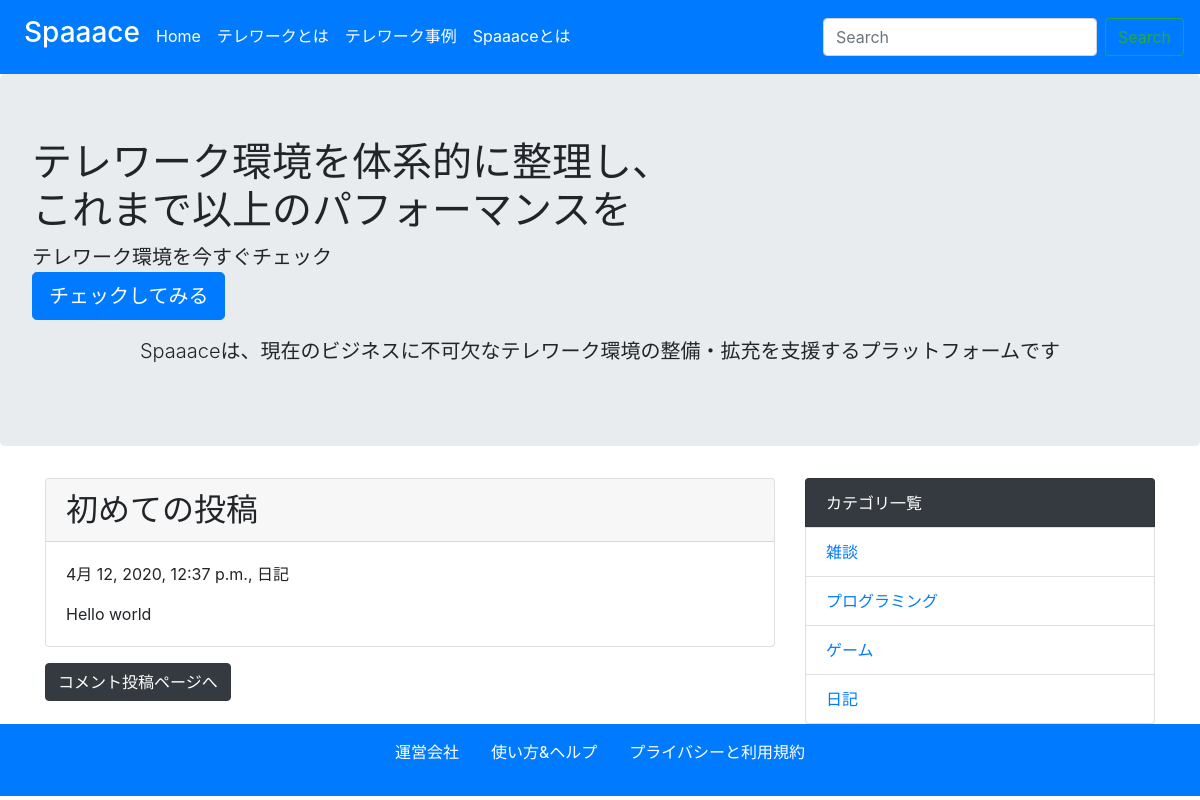
Page /detail/1/ on the committed database.
### blog/models.py (models this page shows, shortened)
class Post(models.Model):
    title = models.CharField('タイトル', max_length=255)
    text = models.TextField('本文')
    created_at = models.DateTimeField('作成日', default=timezone.now)
    category = models.ForeignKey(
        Category, verbose_name='カテゴリ', on_delete=models.PROTECT
    )

class Category(models.Model):
    name = models.CharField('カテゴリ名', max_length=255)
    created_at = models.DateTimeField('作成日', default=timezone.now)
    def __str__(self):
        return self.name

### blog/views.py (the view)
# urls.py: path('detail/<int:pk>/', views.DetailView.as_view(), name='detail'),
class DetailView(generic.DetailView):
    model = Post

### blog/context_processors.py (called while the page is built)
def common(request):
    context = {
        'category_list': Category.objects.all()
    }
    return context

### blog/templates/blog/post_detail.html (shortened to what this page needs)
{% extends 'blog/base.html' %}
{% block content %}
<div class="card mb-3">
  <h2 class="card-header">{{ post.title }}</h2>
  <div class="card-body">
    <p>{{ post.created_at }}, {{ post.category }}</p>
    {{ post.text | linebreaksbr | urlize}}
  </div>
</div>
<a class="btn btn-dark" href="{% url 'blog:comment' post.pk %}">コメント投稿ページへ</a>
{% endblock %}

### blog/templates/blog/base.html (shortened to what this page needs)
<!doctype html>
<html lang="ja">
  <head>
    <link rel="stylesheet" href="https://maxcdn.bootstrapcdn.com/bootstrap/4.0.0-beta.2/css/bootstrap.min.css">
  </head>
  <body>
    <nav class="navbar navbar-expand-lg navbar-dark bg-primary">
      <div class="collapse navbar-collapse" id="navbarSupportedContent">
        <ul class="navbar-nav mr-auto">
          <li class="nav-item active">
            <a class="nav-link" href="{%url 'blog:index'%}"><h3>Spaaace</h3></a>
          </li>
          <li class="nav-item active">
            <a class="nav-link py-3" href="{%url 'blog:index'%}">Home</a>
          </li>
          <li class="nav-item active">
            <a class="nav-link disabled py-3" href="#">テレワークとは</a>
          </li>
          <li class="nav-item active">
            <a class="nav-link disabled py-3" href="#">テレワーク事例</a>
          </li>
          <li class="nav-item active">
            <a class="nav-link disabled py-3" href="#">Spaaaceとは</a>
          </li>
        </ul>
        <form class="form-inline my-2 my-lg-0" method="GET" action="{%url 'blog:index'%}">
          <input class="form-control mr-sm-2" type="text" placeholder="Search" aria-label="Search" name='keyword'>
          <button class="btn btn-outline-success my-2 my-sm-0" type="submit">Search</button>
        </form>
      </div>
    </nav>
    <div class="jumbotron">
      <h1 class="display-5">テレワーク環境を体系的に整理し、<br>これまで以上のパフォーマンスを</h1>
      <p class="lead">テレワーク環境を今すぐチェック <br>
        <a class="btn btn-primary btn-lg text-center " href="#!" role="button">チェックしてみる</a> </p>
      <p class="lead text-center">
        Spaaaceは、現在のビジネスに不可欠なテレワーク環境の整備・拡充を支援するプラットフォームです
      </p>
    </div>
    <div class="container">
      <div class='row'>
        <div class='col-md-8'>
          {% block content %}
          {% endblock %}
        </div>
        <div class='col-md-4'>
          <ul class="list-group">
            <li class="list-group-item bg-dark text-white">カテゴリ一覧</li>
            {%for category in category_list%}
            <li class="list-group-item"><a href="{%url 'blog:category' category.pk %}">{{category}}</a></li>
            {%endfor%}
          </ul>
        </div>
      </div>
    </div>
    <footer class='bg-primary text-white text-center py-3'>
      <p> <a href="#" class = 'text-white'>運営会社</a>　　<a href="#" class = 'text-white'>使い方&ヘルプ</a>　　<a href="#" class = 'text-white'>プライバシーと利用規約</a></p>
    </footer>
  </body>
</html>

### rows in the picture
Post: title "初めての投稿", created_at "4月 12, 2020, 12:37 p.m.", category "日記", text "Hello world"
Category: name "雑談"
Category: name "プログラミング"
Category: name "ゲーム"
Category: name "日記"
